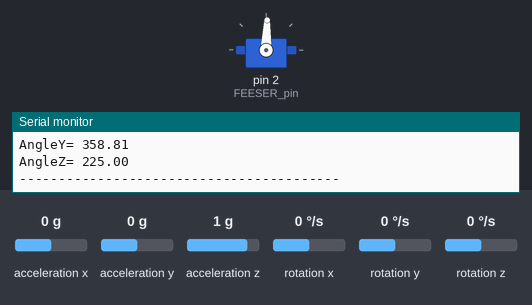
This sketch was run on a simulated Teensy 4. Shown: servo, the last lines printed to the serial monitor. Wiring (inferred from the names in the program): MPU-6050 motion sensor at I2C address 0x68. Inputs (shaded band) come from the test bench; at power-on: acceleration y 0 g, acceleration z 1 g, acceleration x 0 g, rotation x 0 °/s, rotation y 0 °/s, rotation z 0 °/s.

Above: at 1.3 s.
1.4 s: acceleration y set to -1.4 g
At 2.5 s:
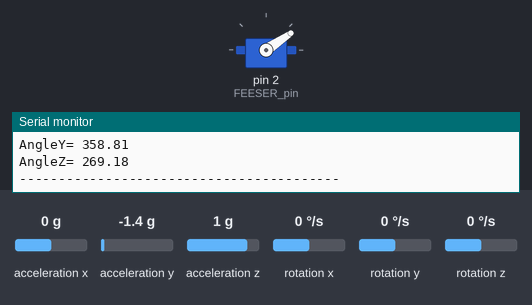
3.2 s: acceleration z set to 1.4 g
At 4.7 s:
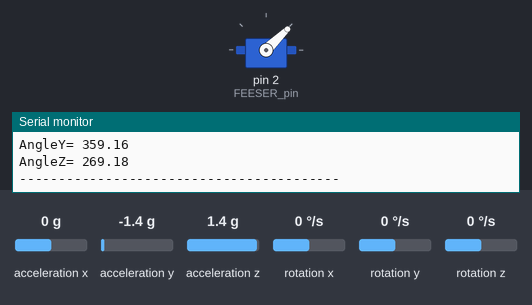
5.0 s: acceleration y set to 0.8 g
At 5.7 s:
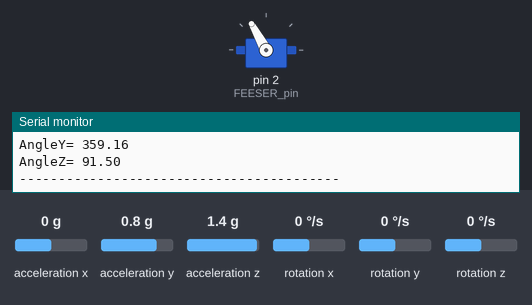
6.8 s: acceleration z set to 0.8 g
At 7.9 s:
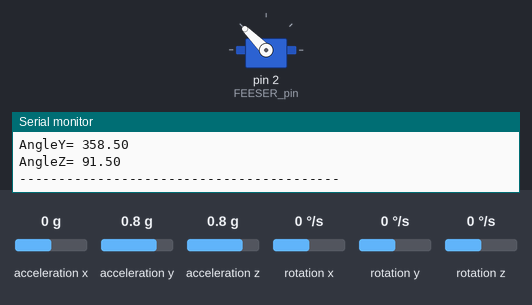
8.6 s: acceleration y set to 1.4 g
At 9.8 s:
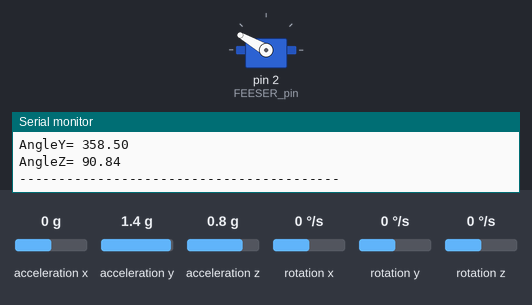
10.3 s: acceleration z set to 0 g
At 12.0 s:
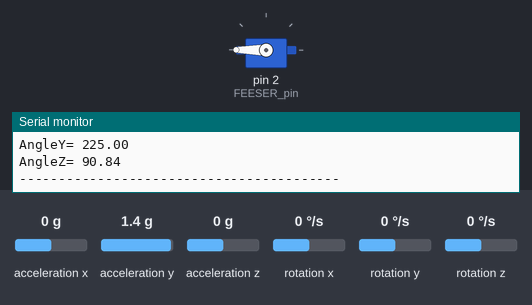
Timing chart, 0 to 13.1 s (numbered marks = the images above; inputs shaded):
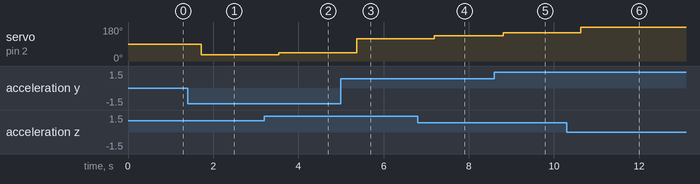

The sketch:

FEETECH_SERVO.ino
```cpp
#include <MPU6050.h>
#include <Wire.h>
#include "I2Cdev.h"
//#include "MPU6050_6Axis_MotionApps20.h"
#include <PWMServo.h>
#include <Encoder.h>
//#include <PID_v1.h>
#include <PIDController.h>
#include <FastPID.h>
#include <AutoPID.h>

PWMServo FEESER;


    ///////////////////////////////////<IMU-related~~~>/////////////////////////////////////////
/*
MPU6050 IMU;
#define OUTPUT_READABLE_YAWPITCHROLL
// MPU control/status vars
bool dmpReady = false;  // set true if DMP init was successful
uint8_t mpuIntStatus;   // holds actual interrupt status byte from MPU
uint8_t devStatus;      // return status after each device operation (0 = success, !0 = error)
uint16_t packetSize;    // expected DMP packet size (default is 42 bytes)
uint16_t fifoCount;     // count of all bytes currently in FIFO
uint8_t fifoBuffer[64]; // FIFO storage buffer

// orientation/motion vars
Quaternion q;           // [w, x, y, z]         quaternion container
VectorInt16 aa;         // [x, y, z]            accel sensor measurements
VectorInt16 aaReal;     // [x, y, z]            gravity-free accel sensor measurements
VectorInt16 aaWorld;    // [x, y, z]            world-frame accel sensor measurements
VectorFloat gravity;    // [x, y, z]            gravity vector
float euler[3];         // [psi, theta, phi]    Euler angle container
float ypr[3];           // [yaw, pitch, roll]   yaw/pitch/roll container and gravity vector

*/

//////////////////////////<BASIC_READ_WITHOUT_MPU6050.h>////////////////////////////////
const int MPU_addr=0x68;    //0x68 for SCL0 and SDA0 pin on teensy 4 @@0x69 for SCL1 and SDA1
int16_t AcX,AcY,AcZ,Tmp,GyX,GyY,GyZ;

int minVal=265;
int maxVal=402;

double MPU_X_ANG;
double MPU_Y_ANG;
double MPU_Z_ANG;

double MPU_X_ANGmap;


    ///////////////////////////////////<~~~IMU-related>/////////////////////////////////////////

#define pot_pin_P16  A0 //pin for potentiometer    A0 pin
#define pot_pin_T16  A1
///////////////////////////////#define pot_pin_FEESER  A2
//#define pot_pin_linser_L  A3
//#define pot_pin_linser_R  A4
#define but_pin_linser_L_and_R  3
#define sw_pin  4
#define jx_pin  A8
#define jy_pin  A9
#define x_en_pin_a  5
#define x_en_pin_b  6
#define z_en_pin_a  7
#define z_en_pin_b  8
#define x_cw  16
#define x_acw  17
#define z_cw  20
#define z_acw  21
#define enX  11
#define enZ  12


long Sang;

//int FEESER_pos = 0;
//int FEESER_pos = 90;
float FEESER_pos = 90.00;

#define FEESER_pin  2

int pot_val_FEESER;

int pot_valmap_P16 = 0;
int pot_valmap_T16 = 0;
int pot_valmap_FEESER = 0;

void setup() {
  // put your setup code here, to run once:
    Serial.begin(9600);
    //Serial.begin(115200);
    ///////////////////////////////////<IMU-related~~~>/////////////////////////////////////////
    /*
    // join I2C bus (I2Cdev library doesn't do this automatically)
    #if I2CDEV_IMPLEMENTATION == I2CDEV_ARDUINO_WIRE
        Wire.begin();
        Wire.setClock(400000); // 400kHz I2C clock. Comment this line if having compilation difficulties
    #elif I2CDEV_IMPLEMENTATION == I2CDEV_BUILTIN_FASTWIRE
        Fastwire::setup(400, true);
    #endif

    IMU.initialize();
    //pinMode(INTERRUPT_PIN, INPUT);
    */

    /*
    // supply your own gyro offsets here, scaled for min sensitivity
    IMU.setXGyroOffset(220);
    IMU.setYGyroOffset(76);
    IMU.setZGyroOffset(-85);
    IMU.setZAccelOffset(1788); // 1688 factory default for my test chip
    */

    //////////////////////////<BASIC_READ_WITHOUT_MPU6050.h>////////////////////////////////
    Wire.begin();
    Wire.beginTransmission(MPU_addr);
    Wire.write(0x6B);
    Wire.write(0);
    Wire.endTransmission(true);

    ///////////////////////////////////<~~~IMU-related>/////////////////////////////////////////

    FEESER.attach(FEESER_pin, 544, 2400);  // attached pin number on Teensy as defined above
    FEESER.write(FEESER_pos);

  // Turn off motors - Initial state

    Serial.printf("FEETECH servo Angle Read %d\r\n", FEESER_pos);

    delay(100);
}

// ================================================================
// ===                    MAIN PROGRAM LOOP                     ===
// ================================================================

void loop() {

  //pot_val_FEESER = analogRead(pot_pin_FEESER);


  FEESER_pos = FEESER.read();

  pot_valmap_FEESER = map(pot_val_FEESER, 0, 1023, 0, 180);   //max angle turn for the servo =


  Sang = map(FEESER_pos, 0, 180, 0, 200);     //actual angle of rotation of servo was ~200 deg from measurements
  //therefore real angle is 1.111111... (repeating) degree per .read()'s degree

  Serial.printf("FEETECH servo Angle Read: %d\r\n", FEESER_pos);

  // turn encoder count into angles
  Serial.printf("Servo motor angle: %d\r\n\n",Sang);

  ///////////////////////////////////<IMU-related~~~>/////////////////////////////////////////
  /*    // display Euler angles in degrees
  IMU.dmpGetQuaternion(&q, fifoBuffer);
  IMU.dmpGetGravity(&gravity, &q);
  IMU.dmpGetYawPitchRoll(ypr, &q, &gravity);
  Serial.print("ypr\t");
  Serial.print(ypr[0] * 180/M_PI);
  Serial.print("\t");
  Serial.print(ypr[1] * 180/M_PI);
  Serial.print("\t");
  Serial.println(ypr[2] * 180/M_PI);
  */

  //////////////////////////<BASIC_READ_WITHOUT_MPU6050.h>////////////////////////////////
  Wire.beginTransmission(MPU_addr);
  Wire.write(0x3B);
  Wire.endTransmission(false);
  Wire.requestFrom(MPU_addr,14,true);
  AcX=Wire.read()<<8|Wire.read();
  AcY=Wire.read()<<8|Wire.read();
  AcZ=Wire.read()<<8|Wire.read();
    int xAng = map(AcX,minVal,maxVal,-90,90);
    int yAng = map(AcY,minVal,maxVal,-90,90);
    int zAng = map(AcZ,minVal,maxVal,-90,90);

       MPU_X_ANG= RAD_TO_DEG * (atan2(-yAng, -zAng)+PI);
       MPU_Y_ANG= RAD_TO_DEG * (atan2(-xAng, -zAng)+PI);
       MPU_Z_ANG= RAD_TO_DEG * (atan2(-yAng, -xAng)+PI);

     Serial.print("AngleX= ");
     Serial.println(MPU_X_ANG);

     Serial.print("AngleY= ");
     Serial.println(MPU_Y_ANG);

     Serial.print("AngleZ= ");
     Serial.println(MPU_Z_ANG);
     Serial.println("-----------------------------------------");
     delay(200);


    //converting back to level at 180 deg, ACW 90 deg, CW -90 deg
    MPU_X_ANGmap = map(MPU_X_ANG, 0, 360, -180, 180);
    Serial.println(MPU_X_ANGmap);

    servoAngAdj();

  ///////////////////////////////////<~~~IMU-related>/////////////////////////////////////////


}

  ///Functions~///

  void servoAngAdj(){
    // MPU6050 to be placed on servo motor
    if (MPU_X_ANGmap >= 90){
      FEESER.write(MPU_X_ANGmap-90);      // code to correct the angle of servo and remain level
    }
    else if (MPU_X_ANGmap <= -90){
      FEESER.write(270+MPU_X_ANGmap);
    }
  }


  ///~Functions///
```

Measured:
- after the input at 1.4 s, servo on pin 2 (FEESER_pin): 88° → 34° after 0.32 s
- after the input at 3.2 s, servo on pin 2 (FEESER_pin): 34° → 44° after 0.34 s
- after the input at 5.0 s, servo on pin 2 (FEESER_pin): 44° → 119° after 0.37 s
- after the input at 6.8 s, servo on pin 2 (FEESER_pin): 119° → 135° after 0.39 s
- after the input at 8.6 s, servo on pin 2 (FEESER_pin): 135° → 150° after 0.21 s
- after the input at 10.3 s, servo on pin 2 (FEESER_pin): 150° → 180° after 0.33 s
